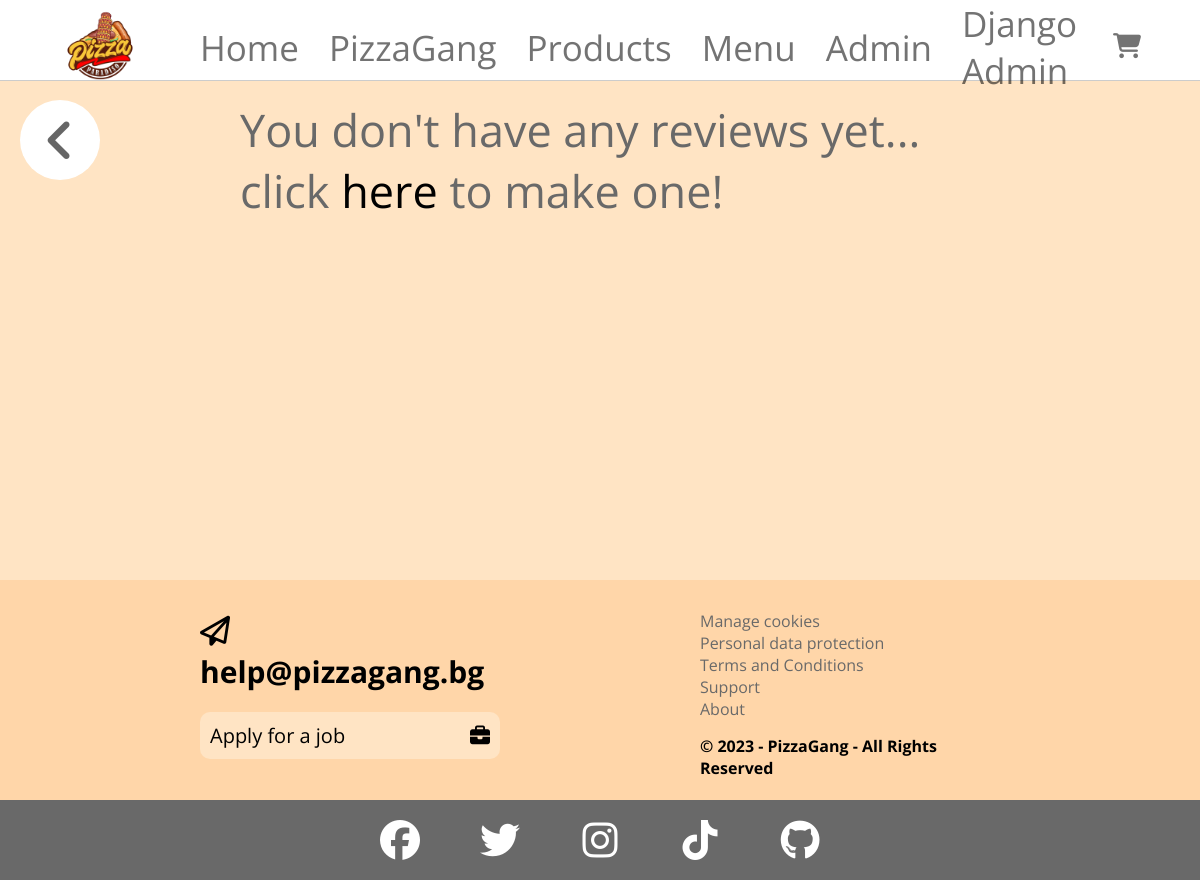
/review/show/1/ (signed in), run on an earlier commit of the app's database.
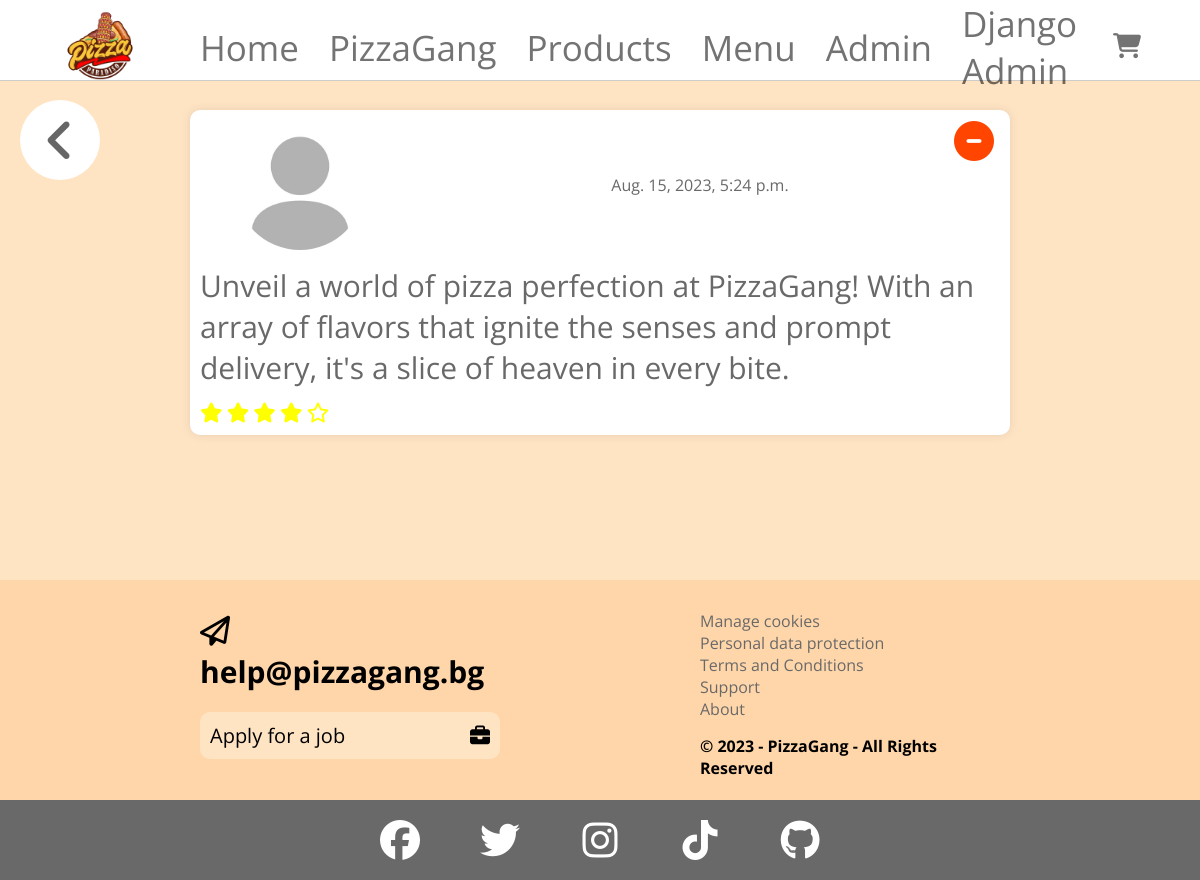
And on a later commit of the database.
### PizzaGang/main/models.py (models this page shows, shortened)
class Review(models.Model):
    user = models.ForeignKey(User, on_delete=models.CASCADE)
    text = models.TextField()
    rating = models.IntegerField(choices=[(i, str(i)) for i in range(1, 6)], default=1)
    created_at = models.DateTimeField(auto_now_add=True)
    updated_at = models.DateTimeField(auto_now=True)

### PizzaGang/main/views.py (the view)
# urls.py: path('show/<int:pk>/', ShowReviewsUserView.as_view(), name='show_user_reviews'),
@method_decorator(login_required(login_url=reverse_lazy('sign_in')), name='dispatch')
class ShowReviewsUserView(ListView):
    template_name = 'review/show_user_reviews.html'
    context_object_name = 'review_list'
    def get_queryset(self):
        user = get_object_or_404(User, pk=self.request.user.pk)
        return Review.objects.filter(user=user).order_by('-created_at')

### PizzaGang/main/context_processors.py (called while the page is built)
def get_cart_items_count(request):
    cart_items_count = 0
    if request.user.is_authenticated:
        user = request.user
        cart = Cart.objects.get(user=user)
        pizza_items_count = CartItem.objects.filter(cart=cart).count()
        offer_items_count = 0
        offer_items = OfferItem.objects.filter(cart=cart)
        for offer_item in offer_items:
            offer_items_count += CartItem.objects.filter(offer=offer_item.offer).count()
        cart_items_count = pizza_items_count + offer_items_count
    return {'cart_items_count': cart_items_count, 'current_user': request.user}

### PizzaGang/main/templatetags/custom_filters.py (called while the page is built)
@register.filter(name='has_group')
def has_group(user, group_name):
    return user.groups.filter(name=group_name).exists()

### templates/review/show_user_reviews.html (shortened to what this page needs)
{% extends 'base/base.html' %}
{% load static %}
{% block head %}
    <link rel="stylesheet" href="{% static 'css/show_create_review.css' %}">
{% endblock %}
{% block content %}
    {% include 'go_back.html' %}
    {% if review_list.count == 0 %}
        <div class="no-review-message">
            <p>You don't have any reviews yet... click <a href="{% url 'create_review' %}">here</a> to make one!</p>
        </div>
    {% endif %}
    <div class="main-review-container">
        {% for review in review_list %}
            <div class="review-container" id="user-review-container">
                <form action="{% url 'delete_review' review.pk %}" method="post">
                    <button type="submit"><i class="fa-solid fa-circle-minus"></i></button>
                </form>
                <div class="avatar-review-container">
                    <div>
                        {% if review.user.profile.avatar %}
                            <img src="{{ review.user.profile.avatar.url }}" alt="avatar-img">
                        {% else %}
                            <img src="{% static 'images/avatars/default-avatar.jpg' %}" alt="default-img">
                        {% endif %}
                    </div>
                    <div>
                        <p>{{ review.created_at }}</p>
                    </div>
                </div>
                <p class="text">{{ review.text }}</p>
                <div class="star-rating">
                    {% for i in '12345' %}
                        {% if i|add:'0' <= review.rating %}
                            <i class="fas fa-solid fa-star"></i>
                        {% else %}
                            <i class="far fa-regular fa-star"></i>
                        {% endif %}
                    {% endfor %}
                </div>
            </div>
        {% endfor %}
    </div>
{% endblock %}

What changed in the data, as far as the page shows it:
added Review: created_at "Aug. 15, 2023, 5:24 p.m.", text "Unveil a world of pizza perfection at PizzaGang! With an array of flavors that ignite the senses and prompt delivery, it's a slice of heaven in every bite.", rating 4 (drawn)
Also different on the page:
text no longer shown: "You don't have any reviews yet... click here to make one!"
